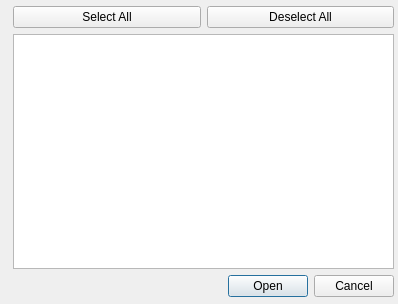
<?xml version="1.0" encoding="UTF-8"?>
<ui version="4.0">
 <class>Dialog</class>
 <widget class="QDialog" name="Dialog">
  <property name="geometry">
   <rect>
    <x>0</x>
    <y>0</y>
    <width>398</width>
    <height>304</height>
   </rect>
  </property>
  <property name="windowTitle">
   <string>Dialog</string>
  </property>
  <widget class="QWidget" name="verticalLayoutWidget">
   <property name="geometry">
    <rect>
     <x>13</x>
     <y>6</y>
     <width>381</width>
     <height>291</height>
    </rect>
   </property>
   <layout class="QVBoxLayout" name="verticalLayout">
    <item>
     <layout class="QHBoxLayout" name="horizontalLayout">
      <item>
       <widget class="QPushButton" name="selectAllButton">
        <property name="text">
         <string>Select All</string>
        </property>
       </widget>
      </item>
      <item>
       <widget class="QPushButton" name="deselectAllButton">
        <property name="text">
         <string>Deselect All</string>
        </property>
       </widget>
      </item>
     </layout>
    </item>
    <item>
     <widget class="QListView" name="spectrumList">
      <property name="autoFillBackground">
       <bool>false</bool>
      </property>
     </widget>
    </item>
    <item>
     <widget class="QDialogButtonBox" name="buttonBox">
      <property name="orientation">
       <enum>Qt::Horizontal</enum>
      </property>
      <property name="standardButtons">
       <set>QDialogButtonBox::Cancel|QDialogButtonBox::Open</set>
      </property>
     </widget>
    </item>
   </layout>
  </widget>
 </widget>
 <resources/>
 <connections>
  <connection>
   <sender>buttonBox</sender>
   <signal>accepted()</signal>
   <receiver>Dialog</receiver>
   <slot>accept()</slot>
   <hints>
    <hint type="sourcelabel">
     <x>248</x>
     <y>254</y>
    </hint>
    <hint type="destinationlabel">
     <x>157</x>
     <y>274</y>
    </hint>
   </hints>
  </connection>
  <connection>
   <sender>buttonBox</sender>
   <signal>rejected()</signal>
   <receiver>Dialog</receiver>
   <slot>reject()</slot>
   <hints>
    <hint type="sourcelabel">
     <x>316</x>
     <y>260</y>
    </hint>
    <hint type="destinationlabel">
     <x>286</x>
     <y>274</y>
    </hint>
   </hints>
  </connection>
 </connections>
</ui>
